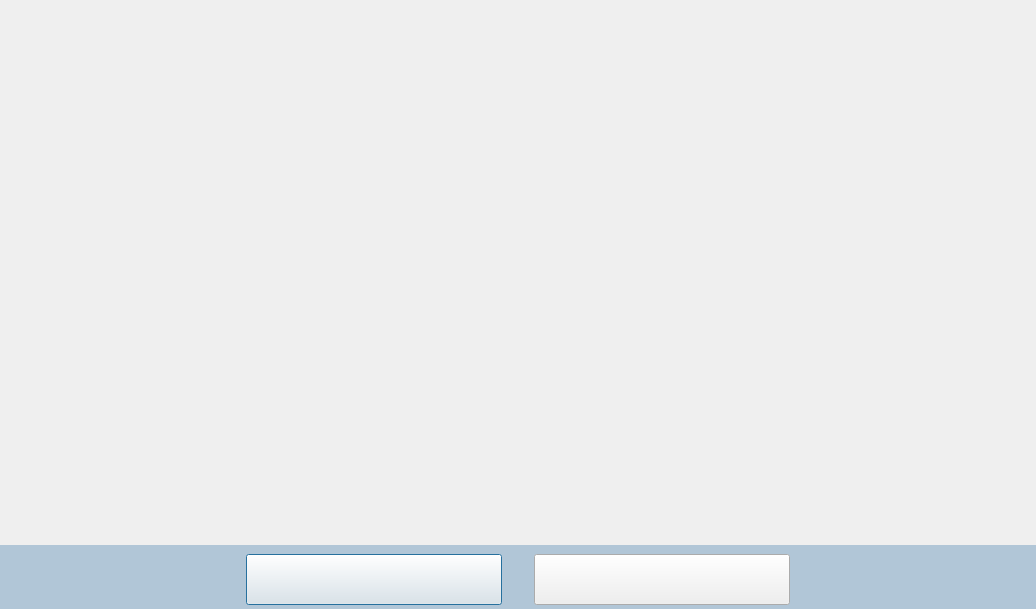
<?xml version="1.0" encoding="UTF-8"?>
<ui version="4.0">
 <class>UiBucketPicker</class>
 <widget class="QDialog" name="UiBucketPicker">
  <property name="geometry">
   <rect>
    <x>0</x>
    <y>0</y>
    <width>1036</width>
    <height>609</height>
   </rect>
  </property>
  <property name="windowTitle">
   <string>Assets</string>
  </property>
  <property name="styleSheet">
   <string notr="true">QWidget#widget_4{
	background-color: #b1c6d7;
}

QPushButton{
	color: transparent;
}

QPushButton#__btnOK{
	border-image: url(:/pluginBucket/buttons/img/ok_normal.png);
}
QPushButton#__btnOK:pressed{
	border-image: url(:/pluginBucket/buttons/img/ok_down.png);
}
QPushButton#__btnOK:disabled{
	
	border-image: url(:/pluginBucket/buttons/img/ok_disable.png);
}

QPushButton#__btnCancel{
	border-image: url(:/pluginBucket/buttons/img/cancel_normal.png);
}
QPushButton#__btnCancel:pressed{
	border-image: url(:/pluginBucket/buttons/img/cancel_down.png);
}</string>
  </property>
  <layout class="QVBoxLayout" name="verticalLayout">
   <property name="spacing">
    <number>0</number>
   </property>
   <property name="leftMargin">
    <number>0</number>
   </property>
   <property name="topMargin">
    <number>0</number>
   </property>
   <property name="rightMargin">
    <number>0</number>
   </property>
   <property name="bottomMargin">
    <number>0</number>
   </property>
   <item>
    <widget class="QWidget" name="__slotAssets" native="true">
     <layout class="QVBoxLayout" name="verticalLayout_2">
      <property name="spacing">
       <number>0</number>
      </property>
      <property name="leftMargin">
       <number>0</number>
      </property>
      <property name="topMargin">
       <number>0</number>
      </property>
      <property name="rightMargin">
       <number>0</number>
      </property>
      <property name="bottomMargin">
       <number>0</number>
      </property>
     </layout>
    </widget>
   </item>
   <item>
    <widget class="QWidget" name="widget_4" native="true">
     <property name="minimumSize">
      <size>
       <width>0</width>
       <height>64</height>
      </size>
     </property>
     <property name="maximumSize">
      <size>
       <width>16777215</width>
       <height>64</height>
      </size>
     </property>
     <layout class="QHBoxLayout" name="horizontalLayout_2">
      <property name="spacing">
       <number>32</number>
      </property>
      <item>
       <spacer name="horizontalSpacer">
        <property name="orientation">
         <enum>Qt::Horizontal</enum>
        </property>
        <property name="sizeHint" stdset="0">
         <size>
          <width>40</width>
          <height>20</height>
         </size>
        </property>
       </spacer>
      </item>
      <item>
       <widget class="QPushButton" name="__btnOK">
        <property name="enabled">
         <bool>true</bool>
        </property>
        <property name="minimumSize">
         <size>
          <width>256</width>
          <height>51</height>
         </size>
        </property>
        <property name="maximumSize">
         <size>
          <width>256</width>
          <height>51</height>
         </size>
        </property>
        <property name="text">
         <string>确   定</string>
        </property>
       </widget>
      </item>
      <item>
       <widget class="QPushButton" name="__btnCancel">
        <property name="minimumSize">
         <size>
          <width>256</width>
          <height>51</height>
         </size>
        </property>
        <property name="maximumSize">
         <size>
          <width>256</width>
          <height>51</height>
         </size>
        </property>
        <property name="text">
         <string>取   消</string>
        </property>
       </widget>
      </item>
      <item>
       <spacer name="horizontalSpacer_2">
        <property name="orientation">
         <enum>Qt::Horizontal</enum>
        </property>
        <property name="sizeHint" stdset="0">
         <size>
          <width>40</width>
          <height>20</height>
         </size>
        </property>
       </spacer>
      </item>
     </layout>
    </widget>
   </item>
  </layout>
 </widget>
 <resources>
  <include location="pluginBucket.qrc"/>
 </resources>
 <connections/>
</ui>
